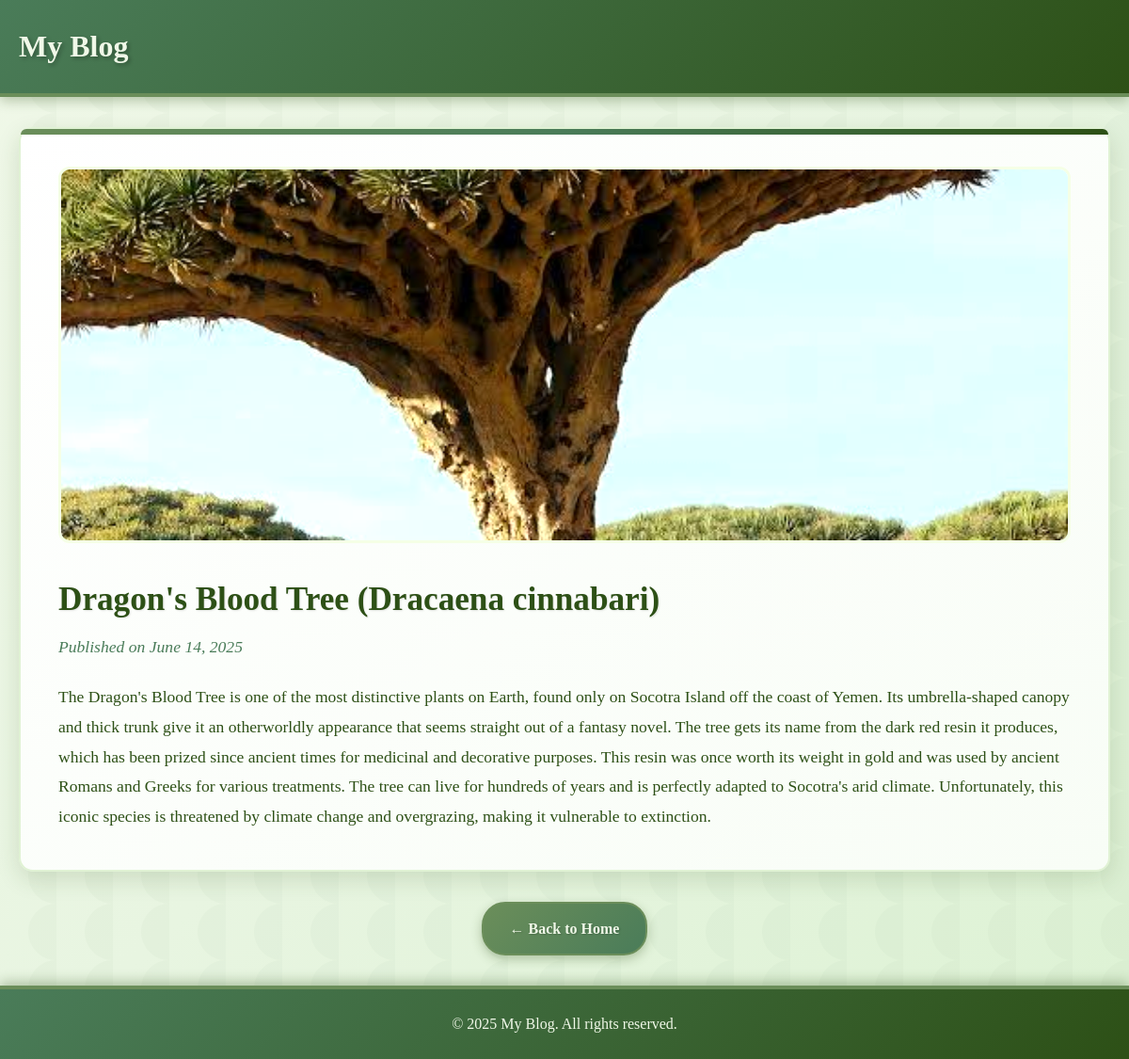
The app's page /article/21/ with its own data.
### blog/models.py (models this page shows, shortened)
class Article(models.Model):
    title = models.CharField(max_length=200)
    content = models.TextField()
    image = models.ImageField(upload_to='articles/', default='articles/default.jpg')
    created_date = models.DateTimeField(default=timezone.now)
    class Meta:
        ordering = ['-created_date']

### blog/views.py (the view)
# urls.py: path('article/<int:article_id>/', views.article_detail, name='article_detail'),
def article_detail(request, article_id):
    article = get_object_or_404(Article, id=article_id)
    return render(request, 'article_detail.html', {'article': article})

### templates/article_detail.html (shortened to what this page needs)
{% extends 'base.html' %}  {% block content %}
<article class="article-detail">
  <img
    src="{{ article.image.url }}"
    alt="{{ article.title }}"
    class="article-image"
  />
  <h1>{{ article.title }}</h1>
  <p class="article-date">
    Published on {{ article.created_date|date:"F d, Y" }}
  </p>
  <div class="article-content">{{ article.content|linebreaks }}</div>
</article>
<div class="back-to-home">
  <a href="{% url 'home' %}" class="btn">← Back to Home</a>
</div>
{% endblock %}

### static/css/style.css (style rules this page uses)
* { margin: 0; padding: 0; box-sizing: border-box; }
body { font-family: 'Georgia', 'Times New Roman', serif; line-height: 1.6; color: #2d5016; background: linear-gradient(135deg, #f0f8e8 0%, #e8f5e1 50%, #ddf2d4 100%); background-attachment: fixed; }
.article-detail { background: linear-gradient(145deg, #ffffff 0%, #f8fdf6 100%); padding: 2.5rem; border-radius: 15px; box-shadow: 0 8px 25px rgba(45, 80, 22, 0.15); margin-bottom: 2rem; border: 2px solid #e0f2d4; position: relative; }
.article-detail::before { content: ''; position: absolute; top: 0; left: 0; right: 0; height: 6px; background: linear-gradient(90deg, #6b8e5a, #4a7c59, #2d5016); border-radius: 15px 15px 0 0; }
.article-image { width: 100%; height: 400px; object-fit: cover; border-radius: 12px; margin-bottom: 1.5rem; filter: brightness(1.1) saturate(1.2); border: 3px solid #e0f2d4; }
.article-detail h1 { color: #2d5016; margin-bottom: 0.5rem; font-size: 2.2rem; text-shadow: 1px 1px 2px rgba(0, 0, 0, 0.1); }
.article-date { color: #4a7c59; margin-bottom: 1.5rem; font-style: italic; font-size: 1.1rem; }
.article-content { font-size: 1.1rem; line-height: 1.8; color: #2d5016; }
.back-to-home { text-align: center; }
.btn { display: inline-block; background: linear-gradient(135deg, #6b8e5a 0%, #4a7c59 100%); color: #f0f8e8; padding: 14px 28px; text-decoration: none; border-radius: 25px; transition: all 0.3s ease; font-weight: bold; text-shadow: 1px 1px 2px rgba(0, 0, 0, 0.2); box-shadow: 0 4px 12px rgba(45, 80, 22, 0.3); border: 2px solid #6b8e5a; }
body::before { content: ''; position: fixed; top: 0; left: 0; width: 100%; height: 100%; z-index: -1; pointer-events: none; }

### records on screen
Article: image (picture), title "Dragon's Blood Tree (Dracaena cinnabari)", created_date "June 14, 2025", content "The Dragon's Blood Tree is one of the most distinctive plants on Earth, found only on Socotra Island off the coast of Yemen. Its umbrella-shaped canopy and thick trunk give it an otherworldly appearance that seems straight out of a fantasy novel. The tree gets its name from the dark red resin it produces, which has been prized since ancient times for medicinal and decorative purposes. This resin was once worth its weight in gold and was used by ancient Romans and Greeks for various treatments. The tree can live for hundreds of years and is perfectly adapted to Socotra's arid climate. Unfortunately, this iconic species is threatened by climate change and overgrazing, making it vulnerable to…"
